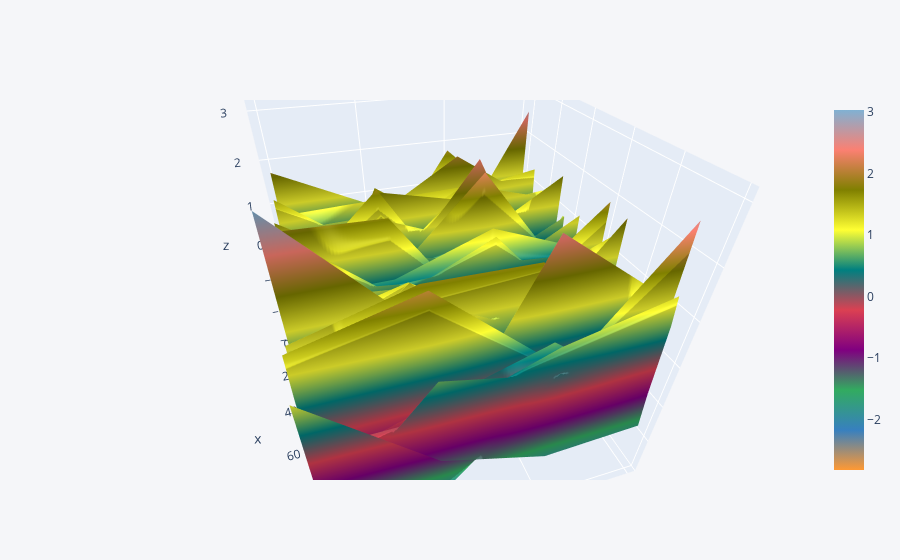

This figure's notebook cell:
### Code cell
df.iplot(kind='surface')

### Figure 1 — Plotly figure (JSON) as saved in the notebook; plotly's stock layout.template omitted (floating-point values rounded to 4 significant figures; data arrays with more than 128 entries replaced by an {"elided": "..."} marker saying what was removed)
{"data": [{"colorscale": [[0, "rgb(255, 153, 51)"], [0.1111, "rgb(55, 128, 191)"], [0.2222, "rgb(50, 171, 96)"], [0.3333, "rgb(128, 0, 128)"], [0.4444, "rgb(219, 64, 82)"], [0.5556, "rgb(0, 128, 128)"], [0.6667, "rgb(255, 255, 51)"], [0.7778, "rgb(128, 128, 0)"], [0.8889, "rgb(251, 128, 114)"], [1, "rgb(128, 177, 211)"]], "type": "surface", "x": [0, 1, 2, 3, 4, 5, 6, 7, 8, 9, 10, 11, 12, 13, 14, 15, 16, 17, 18, 19, 20, 21, 22, 23, 24, 25, 26, 27, 28, 29, 30, 31, 32, 33, 34, 35, 36, 37, 38, 39, 40, 41, 42, 43, 44, 45, 46, 47, 48, 49, 50, 51, 52, 53, 54, 55, 56, 57, 58, 59, 60, 61, 62, 63, 64, 65, 66, 67, 68, 69, 70, 71, 72, 73, 74, 75, 76, 77, 78, 79, 80, 81, 82, 83, 84, 85, 86, 87, 88, 89, 90, 91, 92, 93, 94, 95, 96, 97, 98, 99], "y": ["a", "b", "c", "d"], "z": {"elided": "4x100 float values"}}], "layout": {"autosize": true, "legend": {"bgcolor": "#F5F6F9", "font": {"color": "#4D5663"}}, "paper_bgcolor": "#F5F6F9", "plot_bgcolor": "#F5F6F9", "scene": {"aspectmode": "auto", "aspectratio": {"x": 1, "y": 1, "z": 1}, "camera": {"center": {"x": 0, "y": 0, "z": 0}, "eye": {"x": 1.126, "y": -0.3565, "z": 0.8813}, "projection": {"type": "perspective"}, "up": {"x": 0, "y": 0, "z": 1}}}, "title": {"font": {"color": "#4D5663"}}, "xaxis": {"gridcolor": "#E1E5ED", "showgrid": true, "tickfont": {"color": "#4D5663"}, "title": {"font": {"color": "#4D5663"}, "text": ""}, "zerolinecolor": "#E1E5ED"}, "yaxis": {"gridcolor": "#E1E5ED", "showgrid": true, "tickfont": {"color": "#4D5663"}, "title": {"font": {"color": "#4D5663"}, "text": ""}, "zerolinecolor": "#E1E5ED"}}}
